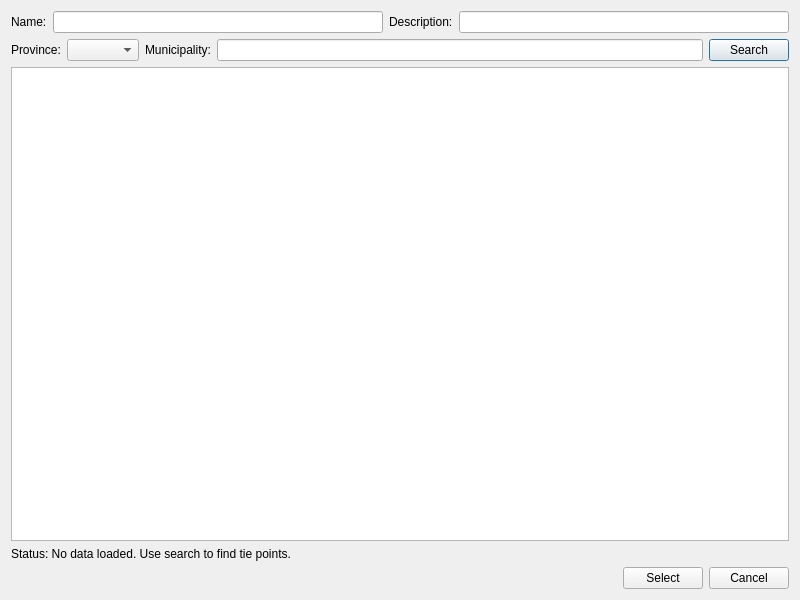
<?xml version="1.0" encoding="UTF-8"?>
<ui version="4.0">
 <class>TiePointSelectorDialogBase</class>
 <widget class="QDialog" name="TiePointSelectorDialogBase">
  <property name="geometry">
   <rect>
    <x>0</x>
    <y>0</y>
    <width>800</width>
    <height>600</height>
   </rect>
  </property>
  <property name="windowTitle">
   <string>Tie Point Selector</string>
  </property>
  <layout class="QVBoxLayout" name="verticalLayout">
   <item>
    <layout class="QHBoxLayout" name="horizontalLayout">
     <item>
      <widget class="QLabel" name="label">
       <property name="text">
        <string>Name:</string>
       </property>
      </widget>
     </item>
     <item>
      <widget class="QLineEdit" name="nameInput"/>
     </item>
     <item>
      <widget class="QLabel" name="label_2">
       <property name="text">
        <string>Description:</string>
       </property>
      </widget>
     </item>
     <item>
      <widget class="QLineEdit" name="descriptionInput"/>
     </item>
    </layout>
   </item>
   <item>
    <layout class="QHBoxLayout" name="horizontalLayout_2">
     <item>
      <widget class="QLabel" name="label_3">
       <property name="text">
        <string>Province:</string>
       </property>
      </widget>
     </item>
     <item>
      <widget class="QComboBox" name="provinceComboBox">
       <property name="editable">
        <bool>false</bool>
       </property>
      </widget>
     </item>
     <item>
      <widget class="QLabel" name="label_4">
       <property name="text">
        <string>Municipality:</string>
       </property>
      </widget>
     </item>
     <item>
      <widget class="QLineEdit" name="municipalityInput"/>
     </item>
     <item>
      <widget class="QPushButton" name="searchButton">
       <property name="text">
        <string>Search</string>
       </property>
      </widget>
     </item>
    </layout>
   </item>
   <item>
    <widget class="QTableWidget" name="tiePointTable">
     <property name="alternatingRowColors">
      <bool>true</bool>
     </property>
     <property name="selectionMode">
      <enum>QAbstractItemView::SingleSelection</enum>
     </property>
     <property name="selectionBehavior">
      <enum>QAbstractItemView::SelectRows</enum>
     </property>
     <attribute name="horizontalHeaderStretchLastSection">
      <bool>true</bool>
     </attribute>
    </widget>
   </item>
   <item>
    <widget class="QLabel" name="statusLabel">
     <property name="text">
      <string>Status: No data loaded. Use search to find tie points.</string>
     </property>
    </widget>
   </item>
   <item>
    <layout class="QHBoxLayout" name="horizontalLayout_3">
     <item>
      <spacer name="horizontalSpacer">
       <property name="orientation">
        <enum>Qt::Horizontal</enum>
       </property>
       <property name="sizeHint" stdset="0">
        <size>
         <width>40</width>
         <height>20</height>
        </size>
       </property>
      </spacer>
     </item>
     <item>
      <widget class="QPushButton" name="selectButton">
       <property name="text">
        <string>Select</string>
       </property>
      </widget>
     </item>
     <item>
      <widget class="QPushButton" name="cancelButton">
       <property name="text">
        <string>Cancel</string>
       </property>
      </widget>
     </item>
    </layout>
   </item>
  </layout>
 </widget>
 <resources/>
 <connections/>
</ui> 
